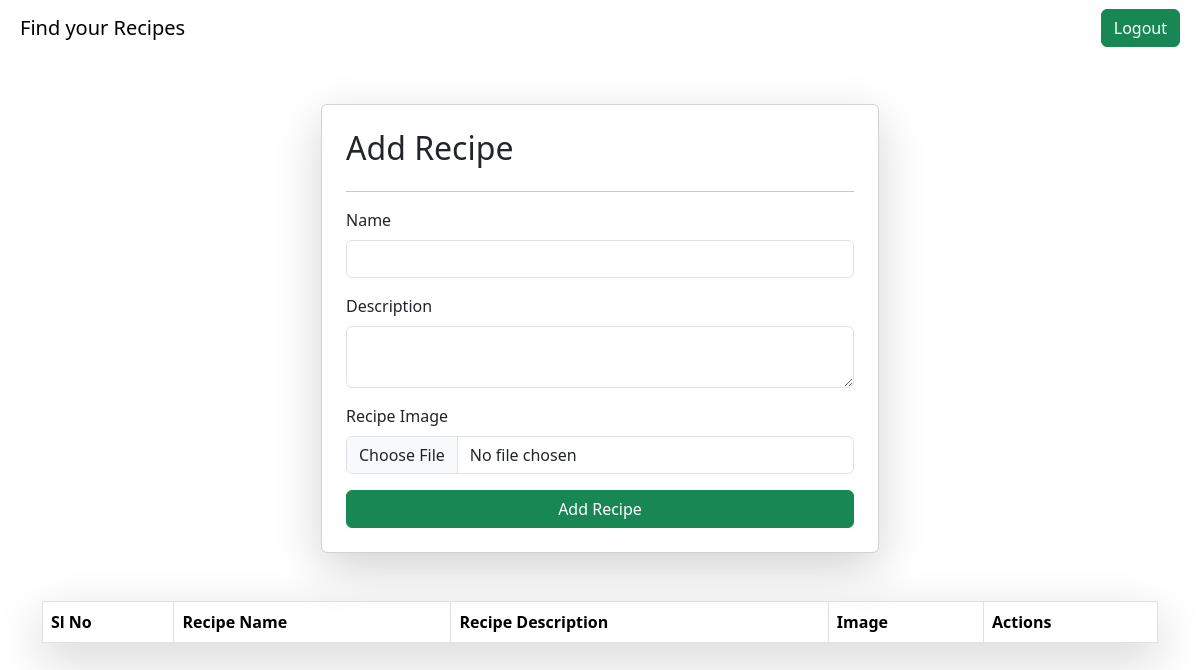
The app's page /recipes/ (signed in), older data.
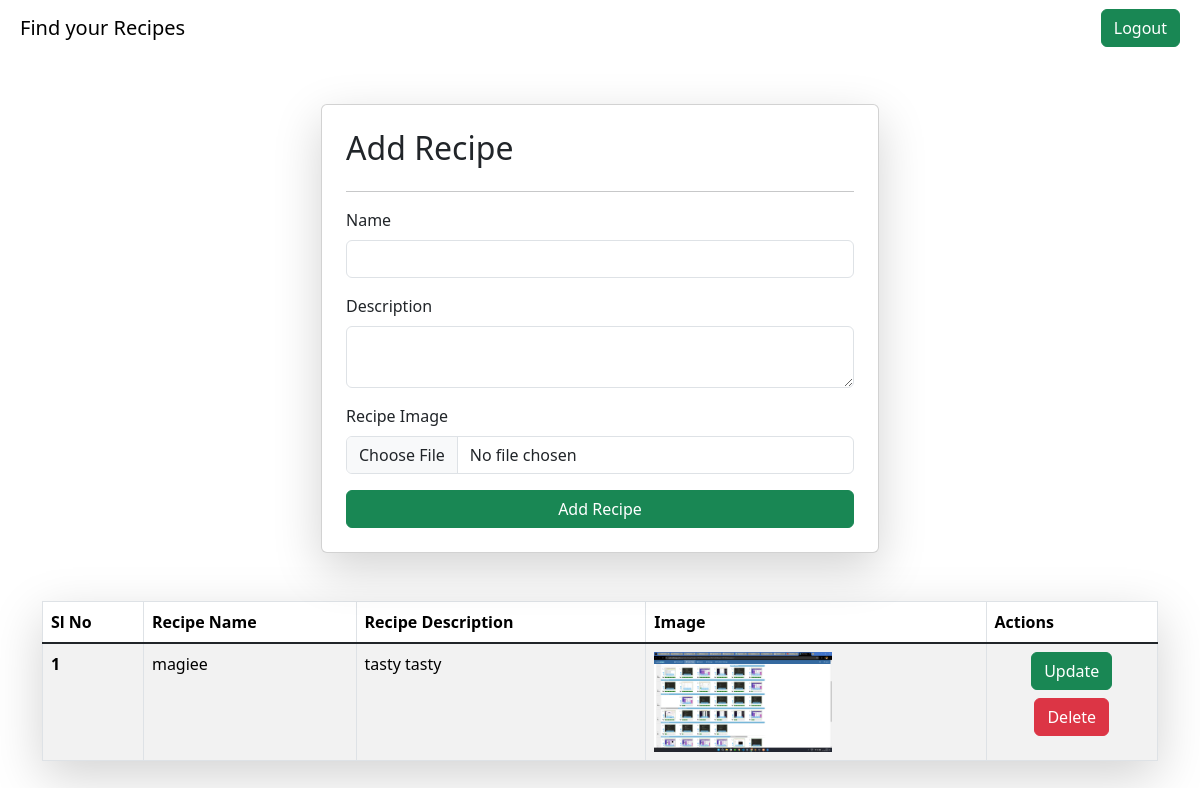
The same page, newer data.
### RecepieApp/models.py (models this page shows)
class Recipes(models.Model):
  User = models.ForeignKey(User, on_delete = models.SET_NULL, blank = True, null = True)
  recipe_name = models.CharField(max_length=100)
  recipe_description = models.TextField()
  recipe_image = models.ImageField(upload_to="recipes")

### RecepieApp/views.py (the view, shortened to what this page needs)
# urls.py: path("recipes/",recipes,name = "recipes"),
@login_required(login_url='/login/')
def recipes(request):
  querySet = Recipes.objects.all()
  context = {'recipes' : querySet}
  return render(request, "recipes.html", context)

### RecepieApp/templates/recipes.html (shortened to what this page needs)
{%extends "base.html"%}
{% block start%}
<div class="container mt-5">
  <form class="col-6 mx-auto card p-4 shadow-lg" method="post" enctype="multipart/form-data">
    <h2>Add Recipe</h2>
    <hr>
    <div class="mb-3">
      <label for="exampleInputEmail1" class="form-label">Name</label>
      <input type="text" class="form-control" name="recipe_name">
    </div>
    <div class="mb-3">
      <label for="exampleInputPassword1" class="form-label" ">Description</label>
      <textarea class="form-control" name="recipe_description"></textarea>
    </div>
    <div class="mb-3">
      <label for="exampleInputPassword1" class="form-label">Recipe Image</label>
      <input type="file" class="form-control" name="recipe_image">
    </div>
    <button type="submit" class="btn btn-success">Add Recipe</button>
  </form>
  <table class="table mt-5 table-striped table-hover table-bordered  shadow-lg">
    <thead class="thead-dark">
      <tr>
        <th scope="col">Sl No</th>
        <th scope="col">Recipe Name</th>
        <th scope="col">Recipe Description</th>
        <th scope="col">Image</th>
        <th scope="col">Actions</th>
      </tr>
    </thead>
    <tbody class="table-group-divider">
      {% for recipe in recipes %}
      <tr>
        <th scope="row">{{forloop.counter}}</th>
        <td>{{recipe.recipe_name}}</td>
        <td>{{recipe.recipe_description}}</td>
        <td><img src="/media/{{recipe.recipe_image}}" style="height:100px"></td>
        <td>
          <div class="d-flex flex-column">
            <a href="/update-recipe/{{recipe.id}}" class="btn btn-success mb-2 mx-auto">Update</a>
            <a href="/delete-recipe/{{recipe.id}}" class="btn btn-danger mx-auto">Delete</a>
          </div>
        </td>
      </tr>
      {% endfor %}
    </tbody>
  </table>
</div>
{% endblock %}

### home/templates/base.html (shortened to what this page needs)
<!DOCTYPE html>
<html lang="en">
<head>
  <link href="https://cdn.jsdelivr.net/npm/bootstrap@5.3.3/dist/css/bootstrap.min.css" rel="stylesheet">
</head>
<body>
  {%if request.user.is_authenticated%}
  <nav class="navbar p-2 shadow-ig">
    <div class="container-fluid">
      <a class="navbar-brand">Find your Recipes</a>
      <form class="d-flex" role="search">
        <a href="/logout/" class="btn btn-success" type="submit">Logout</a>
      </form>
    </div>
  </nav>
  {%endif%}
  {%block start%}
  {%endblock%}
</body>
</html>

Row changes from the older to the newer data that the page shows:
added Recipes: recipe_name "magiee", recipe_description "tasty tasty", recipe_image (picture)
